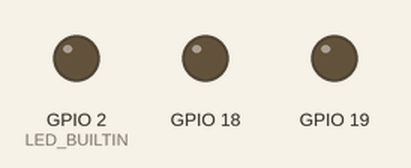
Recording of a sketch running on a simulated ESP32. Shown: output pins drawn as LEDs (lit = HIGH). WiFi joins after 1.5 s; servers stay silent unless stated; random numbers use the default seed unless the sketch sets one; no MQTT or app messages arrive unless stated; what the sketch prints to the serial monitor is not drawn.

Above: at 0.1 s.
At 1.6 s:
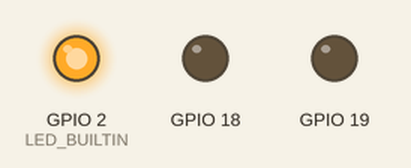
Timing chart, 0 to 3.1 s (numbered marks = the images above):
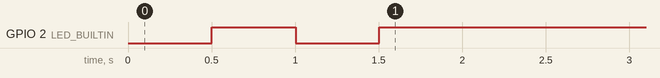

The sketch:

Proj2-1.ino
```cpp
#include <ArduinoJson.h>
#include <WiFi.h>
#include <PubSubClient.h>

DynamicJsonDocument docd(1024);
DynamicJsonDocument docs1(1024);
DynamicJsonDocument docs2(1024);
WiFiClient client;
PubSubClient mqtt(client);
#define WIFI_STA_NAME "มีแครอทนะ"
#define WIFI_STA_PASS "0638263001Fon"
#define MQTT_SERVER "electsut.trueddns.com"
#define MQTT_PORT 27860
#define MQTT_USERNAME ""
#define MQTT_PASSWORD ""
#define MQTT_NAME "B6215354OANGKHANAaaaaaaabcd"
#define LED_PIN 23
#define sw 5
char out1[256];
char out2[256];
char out3[256];

void callback(char* topic, byte* payload, unsigned int length){
  Serial.print("Topic= ");
  Serial.print(topic);
  deserializeJson(docd,payload,length);
  serializeJson(docd,out3);
  Serial.print(" : ");
  Serial.println(out3);
  int myLED=docd["LED"];
  Serial.println(myLED);
  const char* ledstate=docd["state"];
  Serial.println(ledstate);
  std::string s =ledstate;
  if(myLED==1){
    if(s=="on"){
      digitalWrite(18,HIGH);
               }
    else if(s=="off"){
      digitalWrite(18,LOW);
      }
      }
  else if(myLED==2){
    if(s=="on"){
      digitalWrite(19,HIGH);
               }
    else if(s=="off"){
      digitalWrite(19,LOW);
      }
      }

           }

void setup() {
  Serial.begin(115200);
  pinMode(18, OUTPUT);
  pinMode(19, OUTPUT);

  pinMode(LED_BUILTIN, OUTPUT);
  Serial.println();
  Serial.println();
  Serial.print("Connecting to ");
  Serial.println(WIFI_STA_NAME);
  WiFi.mode(WIFI_STA);
  WiFi.begin(WIFI_STA_NAME, WIFI_STA_PASS);
  while (WiFi.status() != WL_CONNECTED) {
    delay(500);
    Serial.print(".");
    digitalWrite(LED_BUILTIN, !digitalRead(LED_BUILTIN));
  }
  digitalWrite(LED_BUILTIN, HIGH);
  Serial.println("");
  Serial.println("WiFi connected");
  Serial.println("IP address: ");
  Serial.println(WiFi.localIP());
  mqtt.setServer(MQTT_SERVER, MQTT_PORT);
  mqtt.setCallback(callback);

}
void loop() {
   if (mqtt.connected() == false) {
    Serial.print("MQTT connecting... ");
    if (mqtt.connect(MQTT_NAME, MQTT_USERNAME, MQTT_PASSWORD)){
      Serial.println("connected");
      mqtt.subscribe("inno/B6215354/Data");
    }
    else {
      Serial.println("failed");
      delay(1000);
    }
  }

  else {
    mqtt.loop();
    float ranCount=random(27,39);
    docs1["Temp"] = ranCount;
    serializeJson(docs1,out2);
    mqtt.publish("inno/b6215354/sent2",out2);
    delay(2000);
    }
}
```
